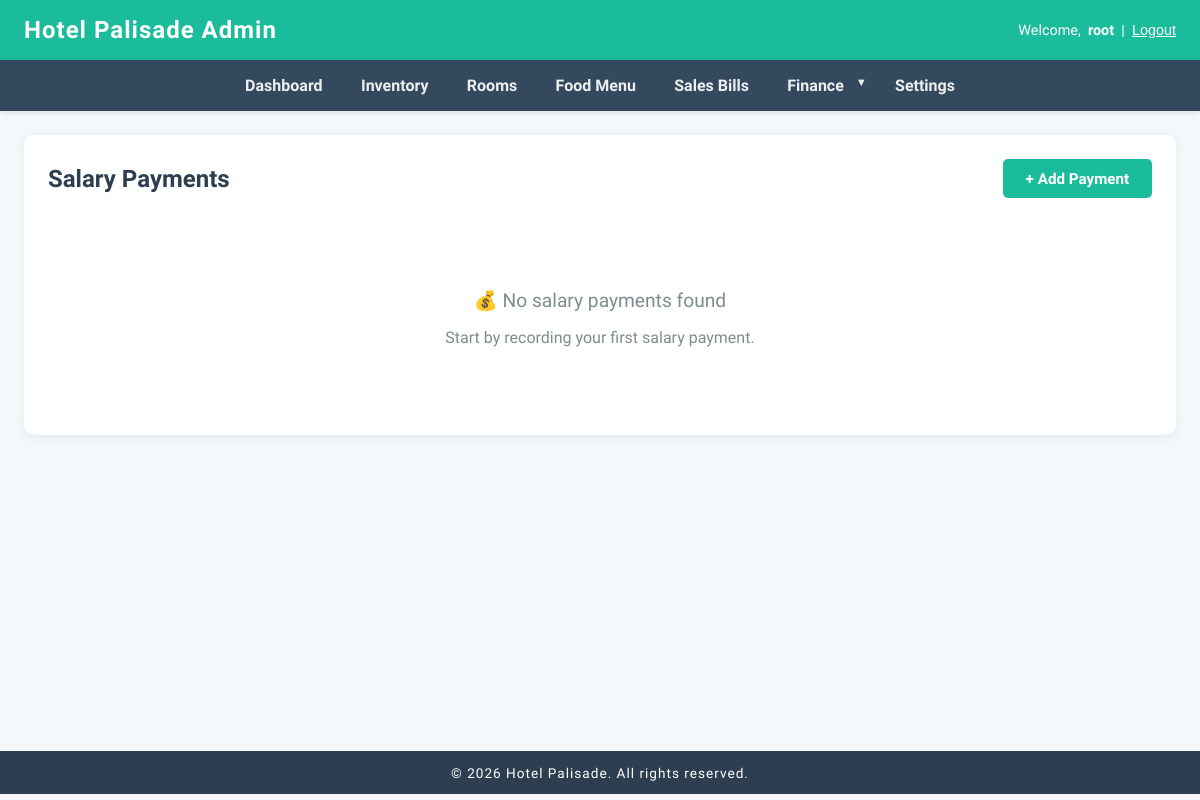
/finance/salary-payments/ (signed in), run on an earlier commit of the app's database.
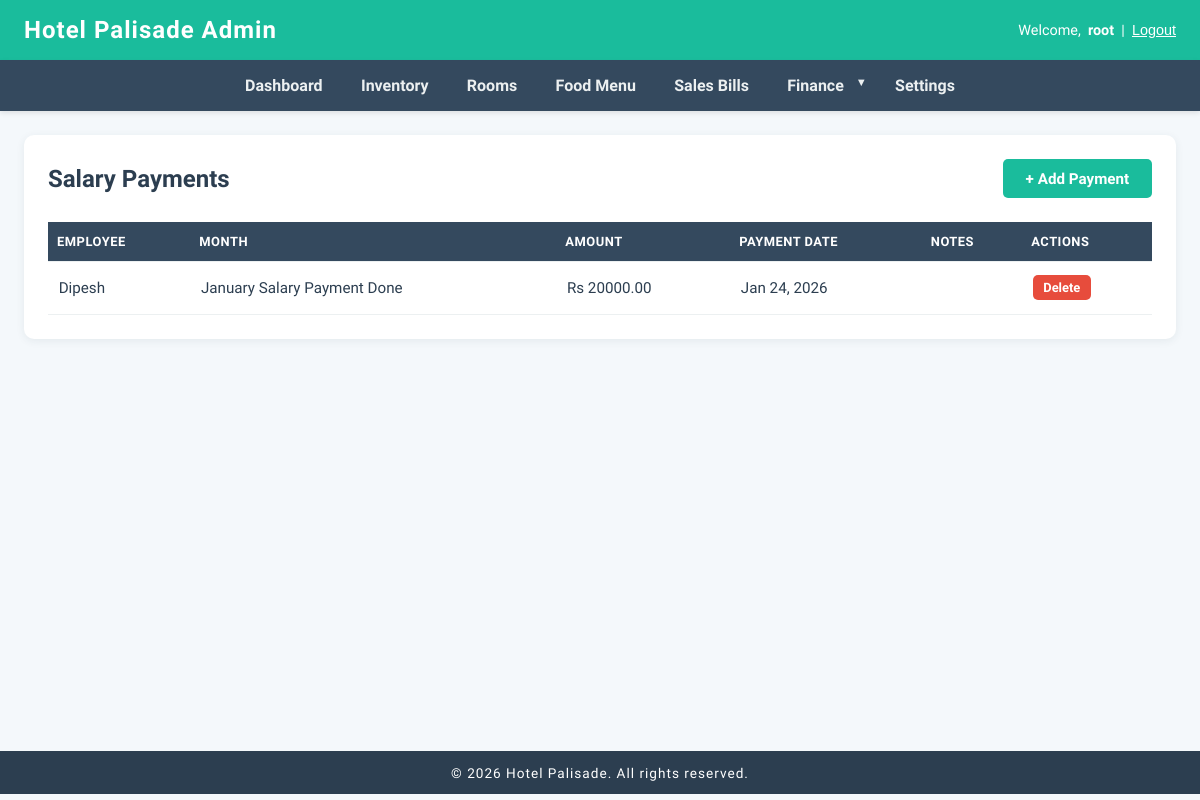
And on a later commit of the database.
### finance/models.py (models this page shows, shortened)
class SalaryPayment(models.Model):
    employee = models.ForeignKey(Employee, on_delete=models.CASCADE, related_name='salary_payments')
    amount = models.DecimalField(max_digits=10, decimal_places=2)
    payment_date = models.DateField()
    month = models.CharField(max_length=20)  # e.g., "January 2026"
    notes = models.TextField(blank=True)
    created_at = models.DateTimeField(auto_now_add=True)
    class Meta:
        ordering = ['-payment_date']

class Employee(models.Model):
    POSITION_CHOICES = [
        ('manager', 'Manager'),
        ('receptionist', 'Receptionist'),
        ('housekeeping', 'Housekeeping'),
        ('chef', 'Chef'),
        ('waiter', 'Waiter'),
        ('security', 'Security'),
        ('maintenance', 'Maintenance'),
        ('other', 'Other'),
    ]
    name = models.CharField(max_length=200)
    position = models.CharField(max_length=50, choices=POSITION_CHOICES)
    phone = models.CharField(max_length=20)
    email = models.EmailField(blank=True)
    address = models.TextField()
    monthly_salary = models.DecimalField(max_digits=10, decimal_places=2)
    date_joined = models.DateField()
    is_active = models.BooleanField(default=True)
    created_at = models.DateTimeField(auto_now_add=True)
    class Meta:
        ordering = ['name']

### finance/views.py (the view)
# urls.py: path('salary-payments/', views.salary_payment_list, name='salary_payment_list'),
@login_required(login_url='login')
def salary_payment_list(request):
    payments = SalaryPayment.objects.all()
    return render(request, 'finance/salary_payments/list.html', {'payments': payments})

### finance/templates/finance/salary_payments/list.html (shortened to what this page needs)
{% extends 'base.html' %}
{% block content %}
<div class="container">
    <div class="header-section">
        <h2>Salary Payments</h2>
        <a href="{% url 'salary_payment_create' %}" class="btn">+ Add Payment</a>
    </div>
    {% if payments %}
    <div class="table-wrapper">
        <table>
            <thead>
                <tr>
                    <th>Employee</th>
                    <th>Month</th>
                    <th>Amount</th>
                    <th>Payment Date</th>
                    <th>Notes</th>
                    <th>Actions</th>
                </tr>
            </thead>
            <tbody>
                {% for payment in payments %}
                <tr>
                    <td>{{ payment.employee.name }}</td>
                    <td>{{ payment.month }}</td>
                    <td>Rs {{ payment.amount }}</td>
                    <td>{{ payment.payment_date|date:"M d, Y" }}</td>
                    <td>{{ payment.notes|truncatewords:10 }}</td>
                    <td>
                        <div class="actions">
                            <a href="{% url 'salary_payment_delete' payment.id %}" class="btn btn-danger">Delete</a>
                        </div>
                    </td>
                </tr>
                {% endfor %}
            </tbody>
        </table>
    </div>
    {% else %}
    <div class="empty-state">
        <p style="font-size:1.2em;margin-bottom:0.5em">💰 No salary payments found</p>
        <p>Start by recording your first salary payment.</p>
    </div>
    {% endif %}
</div>
{% endblock %}

What changed in the data, as far as the page shows it:
added SalaryPayment: employee.name "Dipesh", month "January Salary Payment Done", amount "20000.00", payment_date "Jan 24, 2026"
Also different on the page:
text no longer shown: "💰 No salary payments found Start by recording your first salary payment."
text now shown: "EMPLOYEE MONTH AMOUNT PAYMENT DATE NOTES ACTIONS"
